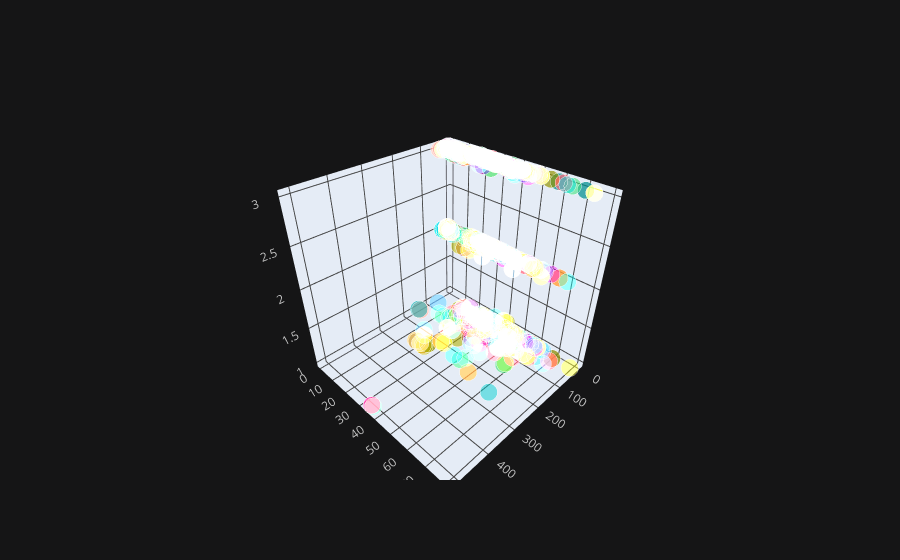

Notebook code for this chart:
### Code cell
titanic.iplot(x ='fare',y ='age', z='pclass', kind ='scatter3d')

### Figure 1 — Plotly figure (JSON) as saved in the notebook; plotly's stock layout.template omitted (floating-point values rounded to 4 significant figures; data arrays with more than 128 entries replaced by an {"elided": "..."} marker saying what was removed)
{"data": [{"marker": {"color": {"elided": "891 str values"}, "opacity": 0.8, "size": {"elided": "891 int values"}, "symbol": "circle"}, "mode": "markers", "text": {"elided": "891 str values"}, "type": "scatter3d", "x": {"elided": "891 float values"}, "y": {"elided": "891 float values"}, "z": {"elided": "891 int values"}}], "layout": {"legend": {"bgcolor": "#151516", "font": {"color": "#D9D9D9"}}, "paper_bgcolor": "#151516", "plot_bgcolor": "#151516", "scene": {"xaxis": {"gridcolor": "#434343", "showgrid": true, "tickfont": {"color": "#C2C2C2"}, "title": {"font": {"color": "#D9D9D9"}, "text": ""}, "zerolinecolor": "#666570"}, "yaxis": {"gridcolor": "#434343", "showgrid": true, "tickfont": {"color": "#C2C2C2"}, "title": {"font": {"color": "#D9D9D9"}, "text": ""}, "zerolinecolor": "#666570"}, "zaxis": {"gridcolor": "#434343", "showgrid": true, "tickfont": {"color": "#C2C2C2"}, "title": {"font": {"color": "#D9D9D9"}, "text": ""}, "zerolinecolor": "#666570"}}, "title": {"font": {"color": "#D9D9D9"}}}}
